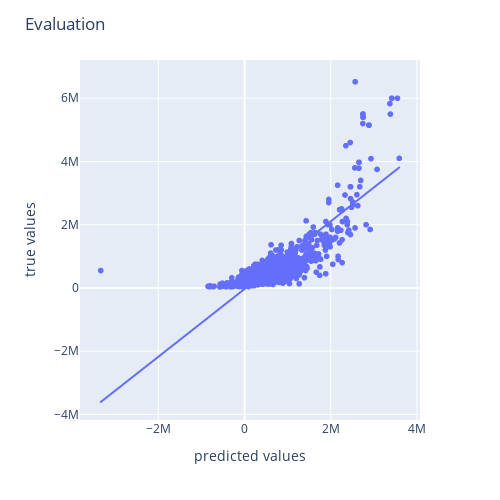

The notebook cell saved with this chart:
### Code cell
# compare predictions to known values
import plotly.express as px
fig = px.scatter(x=y_preds, y=y_test, trendline="ols", width=500, height=500)
fig.update_layout(title = 'Evaluation', # Graph title
    xaxis = dict(title = 'predicted values'), # x-axis label
    yaxis = dict(title = 'true values'), # y-axis label   
)
fig.show()

### Figure 1 — Plotly figure (JSON) as saved in the notebook; plotly's stock layout.template omitted (floating-point values rounded to 4 significant figures; data arrays with more than 128 entries replaced by an {"elided": "..."} marker saying what was removed)
{"data": [{"hovertemplate": "x=%{x}<br>y=%{y}<extra></extra>", "legendgroup": "", "marker": {"color": "#636efa", "symbol": "circle"}, "mode": "markers", "name": "", "showlegend": false, "type": "scattergl", "x": {"elided": "1977 float values"}, "xaxis": "x", "y": {"elided": "1977 int values"}, "yaxis": "y"}, {"hovertemplate": "<b>OLS trendline</b><br>y = 1.07127 * x + -34414.6<br>R<sup>2</sup>=0.682977<br><br>x=%{x}<br>y=%{y} <b>(trend)</b><extra></extra>", "legendgroup": "", "marker": {"color": "#636efa", "symbol": "circle"}, "mode": "lines", "name": "", "showlegend": false, "type": "scattergl", "x": {"elided": "1977 float values"}, "xaxis": "x", "y": {"elided": "1977 float values"}, "yaxis": "y"}], "layout": {"height": 500, "legend": {"tracegroupgap": 0}, "margin": {"t": 60}, "title": {"text": "Evaluation"}, "width": 500, "xaxis": {"anchor": "y", "domain": [0, 1], "title": {"text": "predicted values"}}, "yaxis": {"anchor": "x", "domain": [0, 1], "title": {"text": "true values"}}}}
